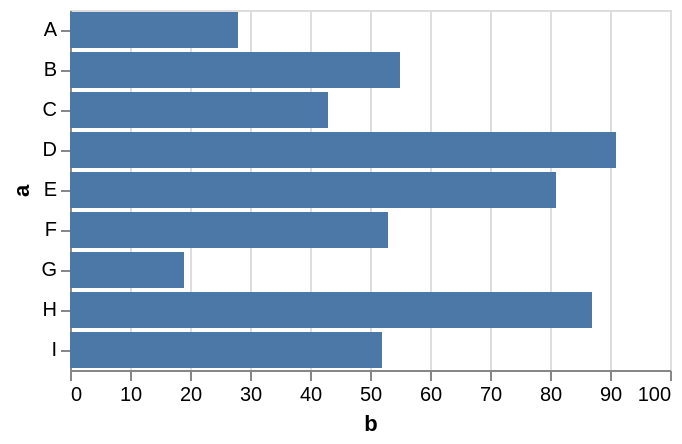

Vega-Lite specification for this chart:
### Vega-Lite specification from a JSON file in a GitHub repository (floating-point values rounded to 4 significant figures)
{"data": {"values": [{"a": "A", "b": 28, "c": 5, "g": "x"}, {"a": "B", "b": 55, "c": 9, "g": "y"}, {"a": "C", "b": 43, "c": 2, "g": "x"}, {"a": "D", "b": 91, "c": 7, "g": "y"}, {"a": "E", "b": 81, "c": 4, "g": "x"}, {"a": "F", "b": 53, "c": 6, "g": "y"}, {"a": "G", "b": 19, "c": 8, "g": "x"}, {"a": "H", "b": 87, "c": 1, "g": "y"}, {"a": "I", "b": 52, "c": 3, "g": "x"}]}, "mark": "bar", "encoding": {"y": {"field": "a", "type": "nominal"}, "x": {"field": "b", "type": "quantitative"}}}
